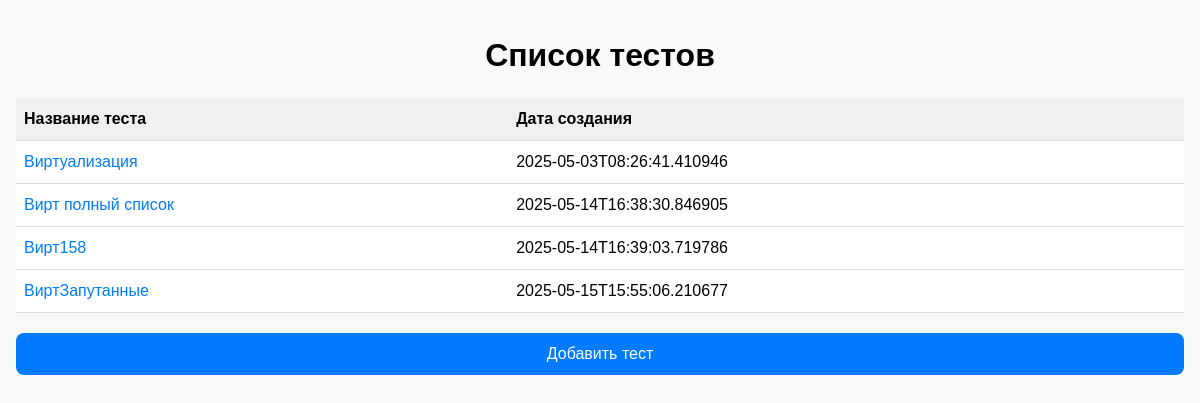
The page / on the database its author committed.
### tables this page shows
CREATE TABLE tests (
        id INTEGER PRIMARY KEY AUTOINCREMENT,
        name TEXT NOT NULL,
        created_at TEXT NOT NULL
    );

### app.py (the view)
@app.route("/", methods=["GET"])
def index():
    conn = sqlite3.connect(app.config["DATABASE"])
    c = conn.cursor()
    c.execute("SELECT id, name, created_at FROM tests")
    tests = c.fetchall()
    conn.close()
    return render_template("index.html", tests=tests)

### templates/index.html (shortened to what this page needs)
<!doctype html>
<html>
<head>
</head>
<body>
    <h1>Список тестов</h1>
    <table>
        <thead>
            <tr>
                <th>Название теста</th>
                <th>Дата создания</th>
            </tr>
        </thead>
        <tbody>
            {% for test in tests %}
                <tr>
                    <td data-label="Название теста">
                        <a href="{{ url_for('take_test_html', test_id=test[0]) }}">{{ test[1] }}</a>
                    </td>
                    <td data-label="Дата создания">{{ test[2] }}</td>
                </tr>
            {% endfor %}
        </tbody>
    </table>
    <a href="{{ url_for('upload') }}"><button>Добавить тест</button></a>
</body>
</html>

### templates/index.html (style rules this page uses)
body { font-family: Arial, sans-serif; margin: 0; padding: 16px; background-color: #f9f9f9; }
h1 { text-align: center; margin-bottom: 24px; }
table { width: 100%; border-collapse: collapse; background-color: white; }
th, td { padding: 12px 8px; border-bottom: 1px solid #ddd; text-align: left; }
th { background-color: #f0f0f0; }
a { color: #007bff; text-decoration: none; }
button { display: block; width: 100%; padding: 12px; font-size: 16px; background-color: #007bff; color: white; border: none; border-radius: 8px; margin-top: 20px; }

### rows shown on the page
tests: name "Виртуализация", created_at "2025-05-03T08:26:41.410946"
tests: name "Вирт полный список", created_at "2025-05-14T16:38:30.846905"
tests: name "Вирт158", created_at "2025-05-14T16:39:03.719786"
tests: name "ВиртЗапутанные", created_at "2025-05-15T15:55:06.210677"
